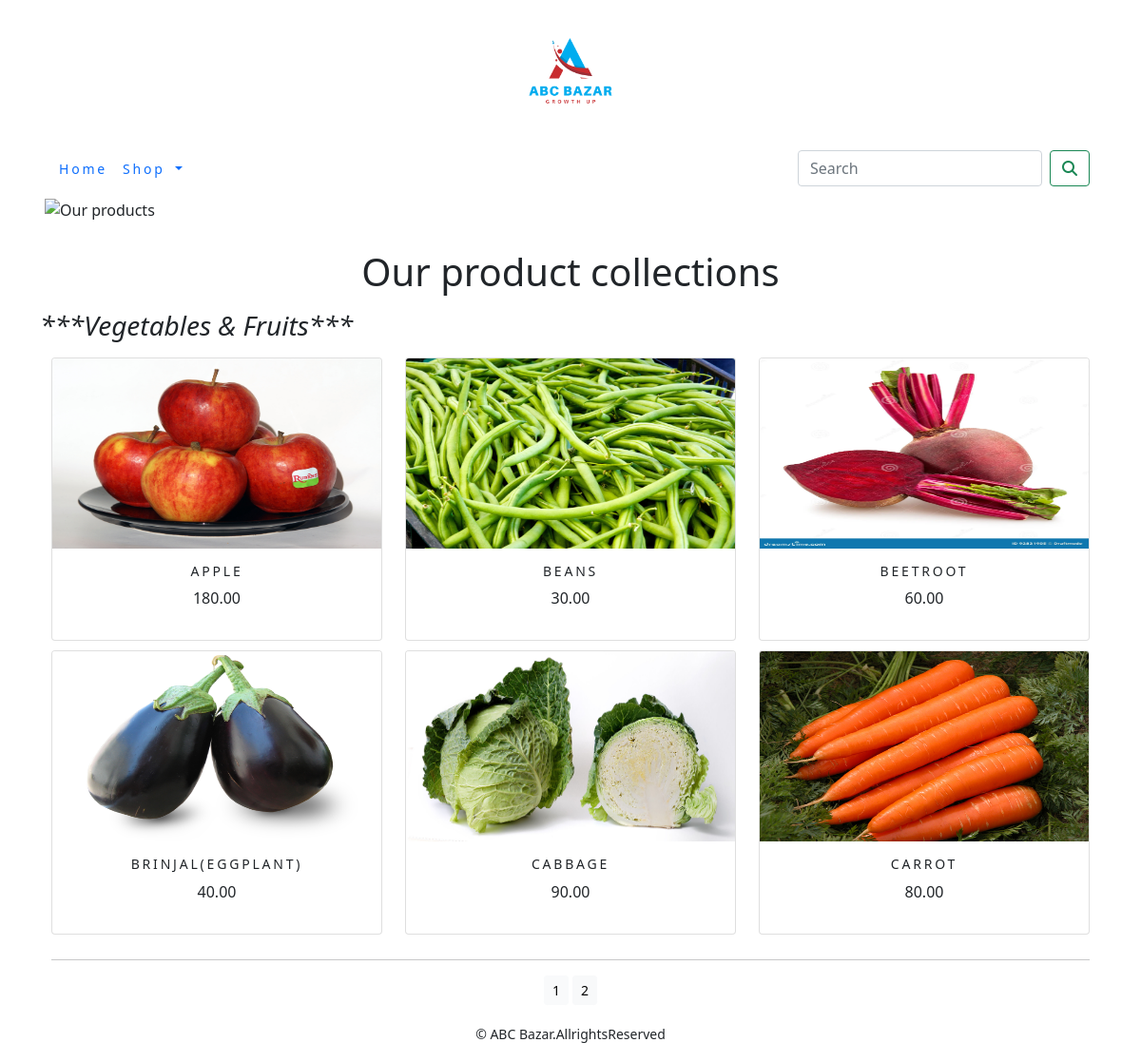
The page / on the database its author committed.
### shop/models.py (models this page shows, shortened)
class Product(models.Model):
    name = models.CharField(max_length=250, unique=True)
    slug = models.SlugField(max_length=250, unique=True)
    description = models.TextField(blank=True)
    price=models.DecimalField(max_digits=10,decimal_places=2)
    image = models.ImageField(upload_to='category', blank=True)
    category=models.ForeignKey(Category,on_delete=models.CASCADE)
    stock=models.IntegerField()
    available=models.BooleanField(default=True)
    created=models.DateTimeField(auto_now_add=True)
    updated=models.DateTimeField(auto_now=True)
    class Meta:
       ordering=('name',)
       verbose_name='product'
       verbose_name_plural='products'
    def get_url(self):
        return reverse('shop:prodCatDetail',args=[self.category.slug,self.slug])

### shop/views.py (the view)
# urls.py: path('', views.allProdCat, name='allProdCat'),
def allProdCat(request,c_slug=None):
    c_page=None
    products_list=None
    if c_slug!=None:
        c_page = get_object_or_404(Category,slug=c_slug)
        products_list = Product.objects.all().filter(category=c_page,available=True)
    else:
        products_list = Product.objects.all().filter(available=True)
    paginator=Paginator(products_list,6)
    try:
        page=int(request.GET.get('page','1'))
    except:
        page=1
    try:
        products=paginator.page(page)
    except(EmptyPage,InvalidPage):
        products=paginator.page(paginator.num_pages)
    return render(request,"category.html",{'category':c_page ,'products':products})

### cart/context_processors.py (called while the page is built)
def counter(request):
    item_count=0
    if 'admin' in request.path:
        return{}
    else:
        try:
            cart=Cart.objects.filter(cart_id=_cart_id(request))
            cart_items=CartItem.objects.all().filter(cart=cart[:1])
            for cart_item in cart_items:
                item_count += cart_item.quantity
        except Cart.DoesNotExist:
            item_count=0
    return dict(item_count=item_count)

### cart/views.py (called while the page is built)
def _cart_id(request):
    cart=request.session.session_key
    if not cart:
        cart=request.session.create()
    return cart

### shop/context_processors.py (called while the page is built)
def menu_links(request):
    links=Category.objects.all()
    return dict(links=links)

### shop/models.py (called while the page is built)
    def get_url(self):
        return reverse('shop:products_by_category',args=[self.slug])

### template/category.html (shortened to what this page needs)
{% extends 'base.html' %}
{% load static %}
{% block content %}
<div class="mx_auto">
    {% if category %}
    <img class="my_image" src="{{category.image.url}}" height="700" alt="{{category.name}}">
</div>
<br>
<div>
    <h1 class="text-center my_title">
        {{category.name}}
    </h1>
    <p class="text-justify">
        {{category.description}}
    </p>
</div>
{% else %}
<div>
    <img class="my_image my_image_padding" src="{% static 'img/banner.png'%}"  alt="Our products" height="400px" width="1650px;" >
</div>
<br>
<div>
    <h1 class="text-center">
        Our product collections
    </h1>
    <p class="text-justify">
       <h3><i>***Vegetables & Fruits***</i></h3>
    </p>
</div>
{% endif %}
<div class="container">
    <div class="row mx_auto">
    {% for product in products.object_list %}
        <div class="my_bottom_margin col-9 col-sm-12 col-md-4  xol-lg-4">
    <div class="card text-center" style="min-width:18rem; ">
        <div>
            <a href="{{product.get_url}}"><img class="card-img-top my_image" src="{{product.image.url}}" height="200" width="200" alt="{{product.name}}" ></a></div>
            <div class="card-body">
                <h4>{{product.name}}</h4>
                <p>{{product.price}}</p>
            </div>
    </div>
            </div>
    {% endfor %}
     </div>
    <div class="mx_auto">
        {% if products.paginator.num_pages > 1 %}
        <hr>
        <div class="text-center">
            {% for pg in products.paginator.page_range%}
            <a href="?page={{pg}}" class="btn btn-light btn-sm {% if products.number == pg %} active {% endif %}">{{pg}}</a>
            {% endfor %}
        </div>
       {% endif %}
    </div>
</div>
{% endblock %}

### template/base.html (shortened to what this page needs)
{% load static %}
<!DOCTYPE html>
<html lang="en">
<head>
        <link rel="stylesheet" href="{% static 'css/custom.css' %}">
        <link href="{% static 'css/bootstrap.min.css' %}" rel='stylesheet'>
</head>
<body>
<div class ="container">
    {% include 'header.html' %}
    {% include 'navbar.html' %}
    {% block content %}
    {% endblock %}
</div>
    {% include 'footer.html' %}
</body>
</html>

### template/header.html
{% load static %}
<header>
    <center>
       <a href="{% url 'shop:allProdCat' %}"></a> <img src="{% static 'img/ABC BAZAR.png' %}" alt="logimage" width="150" height="150">
    </center>
</header>

### template/navbar.html (shortened to what this page needs)
<nav class="navbar navbar-expand-lg bg-body-tertiary">
  <div class="container-fluid">
    <div class="collapse navbar-collapse" id="navbarSupportedContent">
      <ul class="navbar-nav me-auto mb-2 mb-lg-0">
        <li class="nav-item">
          <a class="nav-link" href="#">Home</a>
        </li>
        <li class="nav-item dropdown {% if 'shop' in request.path %} active {% endif %}">
          <a class="nav-link dropdown-toggle" href="#" id="navbarDropdown" role="button" data-bs-toggle="dropdown" aria-expanded="false">
            Shop
          </a>
        </li>
      </ul>
      <form class="d-flex" action="{% url 'searchapp:SearchResult' %}" method="get" role="search">
        <input class="form-control me-2" type="search" placeholder="Search" name="q" aria-label="Search">
        <button class="btn btn-outline-success" type="submit"><i class="fa-solid fa-magnifying-glass"></i></button>
      </form>
    </div>
  </div>
</nav>

### template/footer.html
<div class="footer navbar-fixed-bottom my_footer">
  <p class="text-center">&copy; ABC Bazar.AllrightsReserved
  </p>
</div>

### static/css/custom.css (style rules this page uses)
body { font-family: 'Poppins', sans-serif; }
.nav-item { letter-spacing : .2em; font-size :14px; text_transform :uppercase; }
.my_footer { background-color:'blue'; height:60px; }
.my_footer p { padding-top:20px; font-size:14px; }
.my_image { width: 100%; }
.my_image_padding { padding:5px }
.my_bottom_margin { margin-bottom:10px; }
.card-body h4 { font-size:14px; text-transform:uppercase; letter-spacing:.2em; }

### rows shown on the page
Product: image (picture), name "APPLE", price "180.00"
Product: image (picture), name "BEANS", price "30.00"
Product: image (picture), name "BEETROOT", price "60.00"
Product: image (picture), name "BRINJAL(EGGPLANT)", price "40.00"
Product: image (picture), name "CABBAGE", price "90.00"
Product: image (picture), name "CARROT", price "80.00"

### other values the page prints
{{ pg }} "1" "2"
